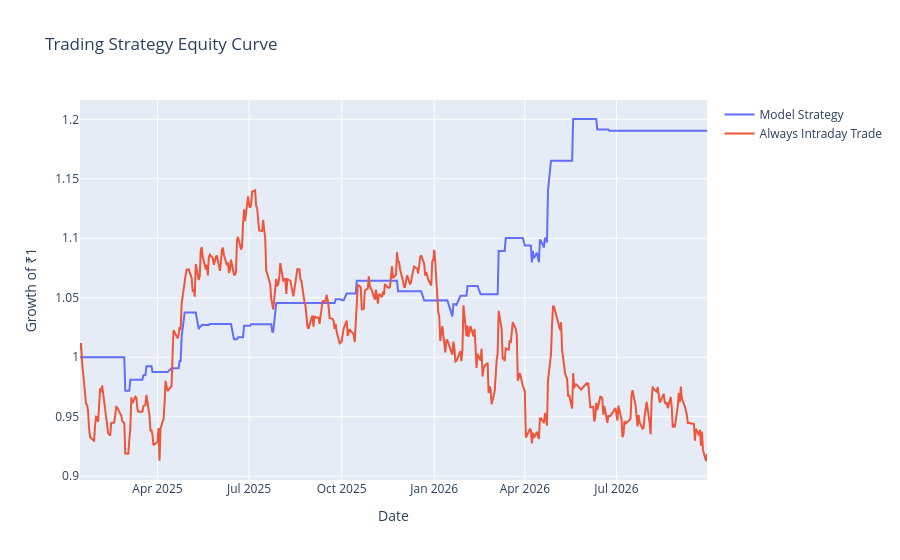

Notebook code cell kept with this figure:
### Code cell
fig = go.Figure()

fig.add_trace(
    go.Scatter(
        x=backtest.index,
        y=backtest["Strategy_Equity"],
        mode="lines",
        name="Model Strategy"
    )
)

if "Always_Trade_Equity" in backtest.columns:

    fig.add_trace(
        go.Scatter(
            x=backtest.index,
            y=backtest["Always_Trade_Equity"],
            mode="lines",
            name="Always Intraday Trade"
        )
    )

fig.update_layout(
    title="Trading Strategy Equity Curve",
    xaxis_title="Date",
    yaxis_title="Growth of ₹1",
    hovermode="x unified"
)

fig.show()

### Figure 1 — Plotly figure (JSON) as saved in the notebook; plotly's stock layout.template omitted (floating-point values rounded to 4 significant figures; data arrays with more than 128 entries replaced by an {"elided": "..."} marker saying what was removed)
{"data": [{"mode": "lines", "name": "Model Strategy", "type": "scatter", "x": {"elided": "417 str values"}, "y": {"elided": "417 float values"}}, {"mode": "lines", "name": "Always Intraday Trade", "type": "scatter", "x": {"elided": "417 str values"}, "y": {"elided": "417 float values"}}], "layout": {"hovermode": "x unified", "title": {"text": "Trading Strategy Equity Curve"}, "xaxis": {"title": {"text": "Date"}}, "yaxis": {"title": {"text": "Growth of ₹1"}}}}
